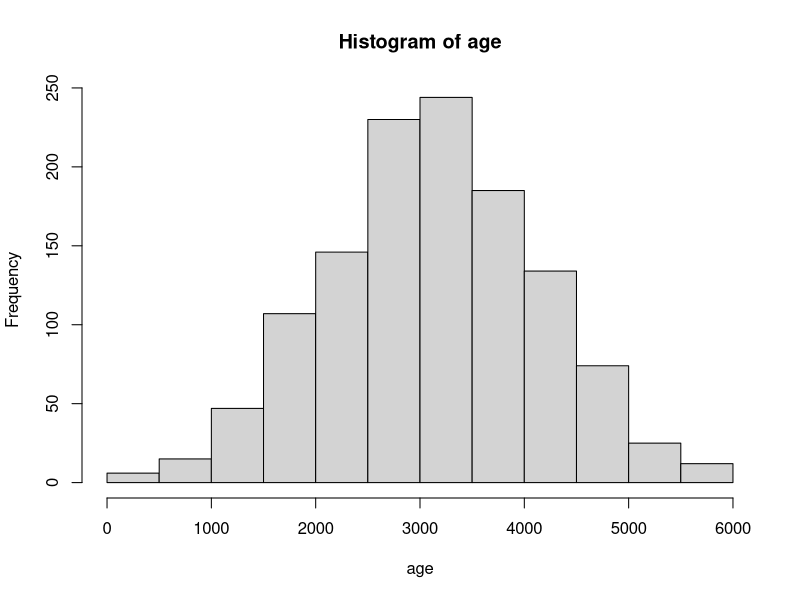
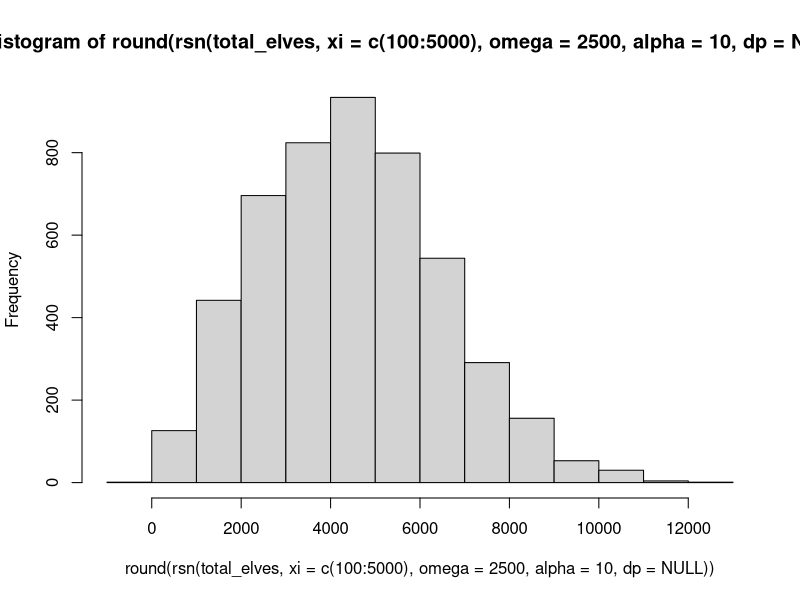
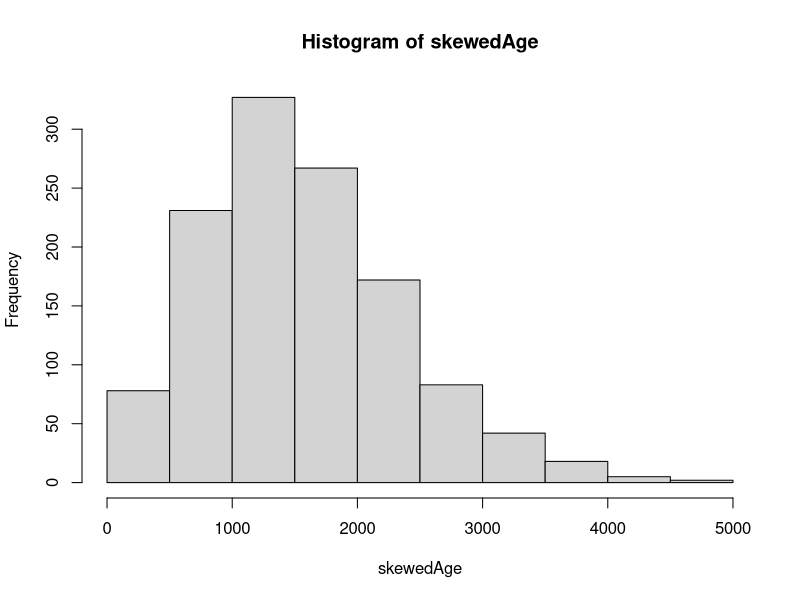

R code for these plots, in order: (Note: this script raises an error after producing the figures.)
# toymaker dataset
set.seed(67)

# elf identifier variable. 1225 observations
total_elves <- 1225
elf_id <- 0001:total_elves
elf_id <- sprintf("%04d", 1:total_elves)

# sex variable
sex <- as.factor(sample(c("Male", "Female"), total_elves, T))
table(sex) # table() shows the count per category

# age
age <- pmax(round(rnorm(total_elves, mean = 3140, sd = 1000)), 100)
hist(age)

library(sn)
rsn(n=1000, xi=0, omega=1, alpha=0, tau=0, dp=NULL)
hist(round(rsn(total_elves, xi = c(100:5000), omega = 2500, alpha = 10, dp = NULL)))
skewedAge <- pmax((round(rsn(total_elves, xi = c(100:total_elves), omega = 1200, alpha = 10, dp = NULL))), 100)
summary(skewedAge)
hist(skewedAge)

# job_type
job_type <- as.factor(sample(c("Full-time", "Part-time"), total_elves, T, prob = c(.75, .25)))
table(job_type)

# creating dataframe + new variable: weekly_hours
toymaker <- data.frame(elf_id, sex, age, job_type) %>%
  mutate(weekly_hours = ifelse(job_type == "Full-time",
                               pmin(pmax(round(rnorm(n(), mean = 40, sd = 10)), 40), 60),
                               pmin(pmax(round(rnorm(n(), mean = 30, sd = 3)), 20), 34)
                              )
         )

# experience
# want: elf's work experience CAN'T surpass elf's age minus 25 ;
toymaker <- toymaker %>%
  rowwise() %>%
  mutate(
    work_experience = case_when(
      age <= 500 ~ round(runif(1, 75, age - 25)),
      age <= 1000 ~ round(runif(1, 476, age - 25)),
      age <= 2000 ~ round(runif(1, 976, age - 25)),
      age <= 3000 ~ round(runif(1, 1976, age - 25)),
      age <= 4000 ~ round(runif(1, 2976, age - 25)),
      TRUE        ~ round(runif(1, 3976, age - 25))
    )
  ) %>%
  ungroup()

# toys_made_per_week



# defected_toys_made_per_week




# Test Visualizations (for assessing distribution purposes)
head(toymaker)

toymaker %>%
  select(job_type, weekly_hours) %>%
  table()

hist(toymaker$weekly_hours[toymaker$job_type == "Full-time"])
hist(toymaker$weekly_hours[toymaker$job_type == "Part-time"])
hist(toymaker$weekly_hours)

toymaker %>%
  filter(age <= 1000) %>%
  group_by(job_type) %>%
  arrange(age) %>%
  count(job_type)

summary(toymaker$work_experience)
summary(toymaker$age - toymaker$work_experience)

min(toymaker$age - toymaker$work_experience)
which(toymaker$age <= toymaker$work_experience)
all(toymaker$age > toymaker$work_experience)
which(is.na(toymaker$age - toymaker$work_experience))


# Professor's help:
elves_data <- toymaker %>%
  mutate(
    # 1. Base productivity (toys per hour) - varies by elf
    # This could be influenced by experience (but with diminishing returns)
    # Add some random variation so not all elves are identical
    base_productivity = 2 + (work_experience / 2000) + rnorm(n(), 0, 0.3),
    base_productivity = pmax(base_productivity, 0.5), # minimum floor

    # 2. Toys per week = productivity * hours worked
    toys_per_week = round(base_productivity * weekly_hours),

    # 3. Quality rate increases with experience (with diminishing returns)
    # Using a logistic-style curve to keep it between 0 and 1
    quality_rate = 0.70 + 0.25 * (1 - exp(-work_experience / 1500)) +
      rnorm(n(), 0, 0.03),
    quality_rate = pmax(0.5, pmin(0.99, quality_rate)), # bound between 50-99%

    # 4. Defected toys based on quality rate
    defected_toys_per_week = round(toys_per_week * (1 - quality_rate)),

    # 5. Verify the quality rate calculation
    calculated_quality_rate = 1 - (defected_toys_per_week / toys_per_week)
  )

hist(elves_data$quality_rate)

lm <- lm(work_experience ~ sex + age + job_type + weekly_hours, data = elves_data)
summary(lm)
plot(elves_data$work_experience, elves_data$calculated_quality_rate)
